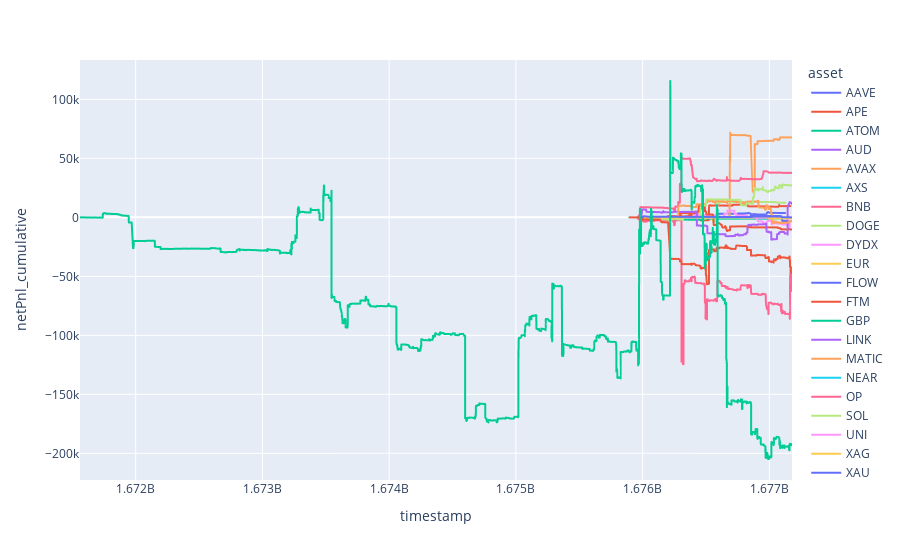

Notebook code for this chart:
### Code cell
px.line(
    df_market_pnl,
    x='timestamp',
    y='netPnl_cumulative',
    color='asset'
)
